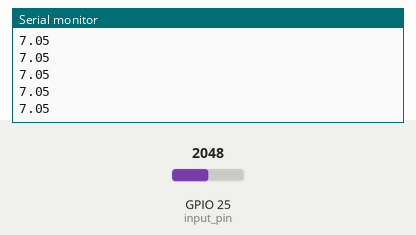
The program below on a simulated ESP32. On the bench: the last lines printed to the serial monitor. The inputs (shaded band) are chosen by the test bench; at power-on: GPIO 25 (input_pin) = 2048 (analog values on the 0–4095 scale).

Above: at 1.2 s.
1.3 s: GPIO 25 (input_pin) set to 2866
At 1.5 s:
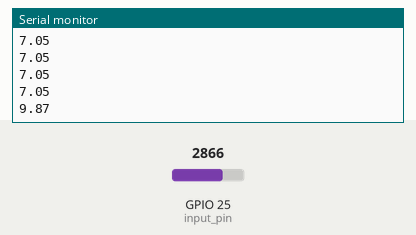
2.8 s: GPIO 25 (input_pin) set to 3603
At 2.81 s:
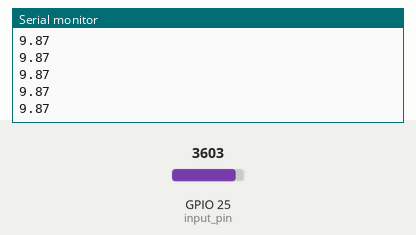
Timing chart, 0 to 5.8 s (numbered marks = the images above; inputs shaded):
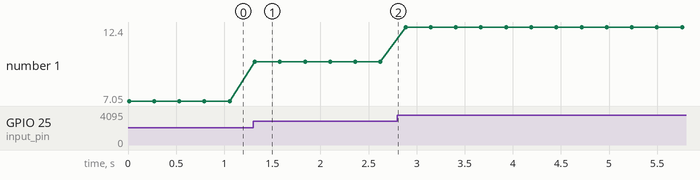

Measured:
- after the input at 1.3 s, the serial monitor: prints a new line at once (image 1)
- plotted number 1: 7.05 → 9.87 after the input at 1.3 s, 9.87 → 12.4 after the input at 2.8 s

The program:

main.cpp
```cpp
// *****************************************************************************
// Description: ESP32 ADC example, read voltage using voltage divider method.
// Author: Thomas Paganelli - University of studies of Bergamo - Engineering department
// Date: 26/01/2024
//
// Important: esp32 and the generator under test grounds must be connected together.
// *****************************************************************************

#include <Arduino.h>
#define input_pin 25

// voltage divider values, change them according to the voltage you want to measure.
#define R1 3250 // voltage divider resistor 1
#define R2 993 // voltage divider resistor 2

void setup() {
  // put your setup code here, to run once:
  pinMode(input_pin, INPUT);
  Serial.begin(115200);

  analogSetPinAttenuation(input_pin, ADC_11db); // 0-3.3V
  analogReadResolution(12); // 0-4095
}

void loop() {

  long int a = 0;
  for (size_t i = 0; i < 100; i++){  // 100 samples

    a = a + analogReadMilliVolts(input_pin); // read input pin, analogReadMilliVolts() returns mV and is more accurate than analogRead() in mV readings.
    // no matter the function, esp32 readigs are not accurate, so we need to take a lot of samples and then divide by the number of samples to get the average.
    // the readings still encreased by 25-40 mV.
  }

  int mV_R2 = a/100;
  float mV_E = mV_R2*(R1+R2)/R2;  // reverse formula of voltage divider, R1 = 3250, R2 = 993 (input pin reads voltage between R2 and GND).
  float V_E = mV_E/1000;

  Serial.println(V_E);
  delay(250);
}
```
